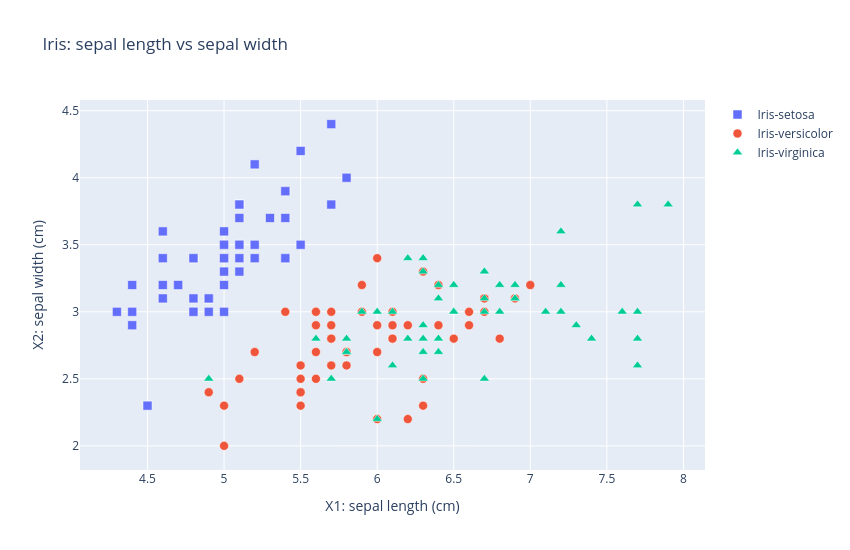

The notebook cell this image was saved under:
### Markdown cell above
## 2D

### Step 4: Plot the first two dimensions

> Plot the data points using the first two dimensions. Use different shapes to plot datapoints for your different
> classes (see slide 6 and slide 10).

### Code cell
X2 = D[:, :2]

def scatter_2d(fig, P, size, name_suffix="", outline=None, showlegend=True):
    for k, name in enumerate(class_names):
        pts = P[y == k] if len(P) == len(y) else P[[k]]
        fig.add_trace(go.Scatter(
            x=pts[:, 0], y=pts[:, 1], mode="markers", name=name + name_suffix,
            showlegend=showlegend,
            marker=dict(symbol=symbols_2d[k], size=size, color=colors[k],
                        line=dict(color=outline or "white", width=2 if outline else 0.5))))

fig = go.Figure()
scatter_2d(fig, X2, size=9)
fig.update_layout(title="Iris: " + attr[0] + " vs " + attr[1],
                  xaxis_title="X1: " + attr[0] + " (cm)", yaxis_title="X2: " + attr[1] + " (cm)",
                  width=850, height=550)
fig.show()

### Figure 1 — Plotly figure (JSON) as saved in the notebook; plotly's stock layout.template omitted (floating-point values rounded to 4 significant figures)
{"data": [{"marker": {"color": "#636EFA", "line": {"color": "white", "width": 0.5}, "size": 9, "symbol": "square"}, "mode": "markers", "name": "Iris-setosa", "showlegend": true, "type": "scatter", "x": [5.1, 4.9, 4.7, 4.6, 5.0, 5.4, 4.6, 5.0, 4.4, 4.9, 5.4, 4.8, 4.8, 4.3, 5.8, 5.7, 5.4, 5.1, 5.7, 5.1, 5.4, 5.1, 4.6, 5.1, 4.8, 5.0, 5.0, 5.2, 5.2, 4.7, 4.8, 5.4, 5.2, 5.5, 4.9, 5.0, 5.5, 4.9, 4.4, 5.1, 5.0, 4.5, 4.4, 5.0, 5.1, 4.8, 5.1, 4.6, 5.3, 5.0], "y": [3.5, 3.0, 3.2, 3.1, 3.6, 3.9, 3.4, 3.4, 2.9, 3.1, 3.7, 3.4, 3.0, 3.0, 4.0, 4.4, 3.9, 3.5, 3.8, 3.8, 3.4, 3.7, 3.6, 3.3, 3.4, 3.0, 3.4, 3.5, 3.4, 3.2, 3.1, 3.4, 4.1, 4.2, 3.1, 3.2, 3.5, 3.1, 3.0, 3.4, 3.5, 2.3, 3.2, 3.5, 3.8, 3.0, 3.8, 3.2, 3.7, 3.3]}, {"marker": {"color": "#EF553B", "line": {"color": "white", "width": 0.5}, "size": 9, "symbol": "circle"}, "mode": "markers", "name": "Iris-versicolor", "showlegend": true, "type": "scatter", "x": [7.0, 6.4, 6.9, 5.5, 6.5, 5.7, 6.3, 4.9, 6.6, 5.2, 5.0, 5.9, 6.0, 6.1, 5.6, 6.7, 5.6, 5.8, 6.2, 5.6, 5.9, 6.1, 6.3, 6.1, 6.4, 6.6, 6.8, 6.7, 6.0, 5.7, 5.5, 5.5, 5.8, 6.0, 5.4, 6.0, 6.7, 6.3, 5.6, 5.5, 5.5, 6.1, 5.8, 5.0, 5.6, 5.7, 5.7, 6.2, 5.1, 5.7], "y": [3.2, 3.2, 3.1, 2.3, 2.8, 2.8, 3.3, 2.4, 2.9, 2.7, 2.0, 3.0, 2.2, 2.9, 2.9, 3.1, 3.0, 2.7, 2.2, 2.5, 3.2, 2.8, 2.5, 2.8, 2.9, 3.0, 2.8, 3.0, 2.9, 2.6, 2.4, 2.4, 2.7, 2.7, 3.0, 3.4, 3.1, 2.3, 3.0, 2.5, 2.6, 3.0, 2.6, 2.3, 2.7, 3.0, 2.9, 2.9, 2.5, 2.8]}, {"marker": {"color": "#00CC96", "line": {"color": "white", "width": 0.5}, "size": 9, "symbol": "triangle-up"}, "mode": "markers", "name": "Iris-virginica", "showlegend": true, "type": "scatter", "x": [6.3, 5.8, 7.1, 6.3, 6.5, 7.6, 4.9, 7.3, 6.7, 7.2, 6.5, 6.4, 6.8, 5.7, 5.8, 6.4, 6.5, 7.7, 7.7, 6.0, 6.9, 5.6, 7.7, 6.3, 6.7, 7.2, 6.2, 6.1, 6.4, 7.2, 7.4, 7.9, 6.4, 6.3, 6.1, 7.7, 6.3, 6.4, 6.0, 6.9, 6.7, 6.9, 5.8, 6.8, 6.7, 6.7, 6.3, 6.5, 6.2, 5.9], "y": [3.3, 2.7, 3.0, 2.9, 3.0, 3.0, 2.5, 2.9, 2.5, 3.6, 3.2, 2.7, 3.0, 2.5, 2.8, 3.2, 3.0, 3.8, 2.6, 2.2, 3.2, 2.8, 2.8, 2.7, 3.3, 3.2, 2.8, 3.0, 2.8, 3.0, 2.8, 3.8, 2.8, 2.8, 2.6, 3.0, 3.4, 3.1, 3.0, 3.1, 3.1, 3.1, 2.7, 3.2, 3.3, 3.0, 2.5, 3.0, 3.4, 3.0]}], "layout": {"height": 550, "title": {"text": "Iris: sepal length vs sepal width"}, "width": 850, "xaxis": {"title": {"text": "X1: sepal length (cm)"}}, "yaxis": {"title": {"text": "X2: sepal width (cm)"}}}}
